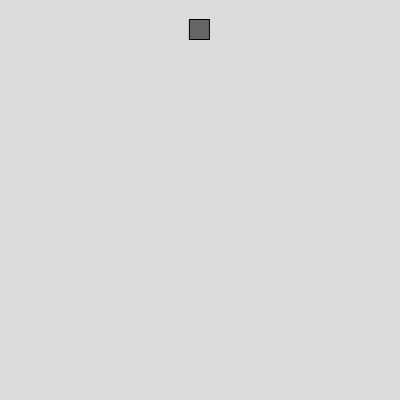
Frame 1 (no input)
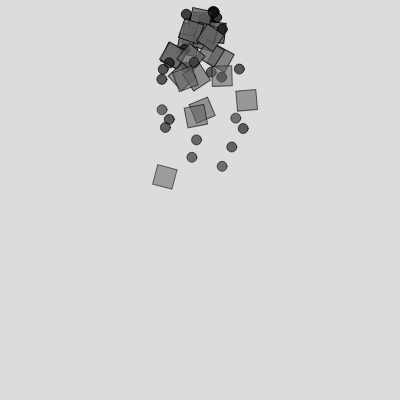
Frame 60 (no input)
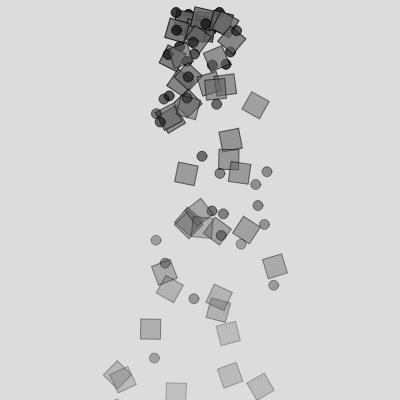
Frame 120 (the mouse pressed at the canvas centre since frame 60)

The p5.js sketch that drew these frames (run headless with seeded random() and noise() and a simulated clock; from frame 60 on, the mouse is pressed at the canvas centre):

// p5.js sketch
// ── sketch.js

let emitter;

function setup() {
  createCanvas(400, 400);
  emitter = new Emitter (width/2, 30);
}

function draw() {
  background(220);
  
  let gravity = createVector(0, 0.1);
  emitter.applyForce(gravity);
  
  emitter.addParticles(emitter.position.x,   emitter.position.y);
  
  emitter.run()
}

class Emitter{
  constructor(x, y){
    this.emitters = [];
    this.position = createVector(x, y);
  }
  
  addParticles(x, y){
    let emitter;
    let r = random(0, 1);
    if (r<0.5){
      emitter = new Particle(this.position.x, this.position.y);     
    }else{
      emitter = new Confetti(this.position.x, this.position.y);
    }
    this.emitters.push(emitter);
    
  }
  
  run(){
    for (let i = this.emitters.length-1; i>=0; i--){
      let emitter = this.emitters[i];
      emitter.run();
      if (emitter.isDead()){
        this.emitters.splice(i, 1);
      }
    }
  }
  
  applyForce(force){
    for(let emitter of this.emitters){
      emitter.applyForce(force);
    }
  }
  
}

class Particle{
  constructor(x, y){
    this.position = createVector(x, y);
    this.velocity = createVector(random(-1, 1), random(-2, 0));
    this.acceleration = createVector();
    this.lifespan = 255;
    this.mass = 2;
  }
  
  run(){
    // let gravity = createVector(0, 0.1);
    this.update();
    // this.applyForce(gravity);
    this.show();
  }
  
  update(){
    this.velocity.add(this.acceleration);
    this.position.add(this.velocity);
    this.acceleration.mult(0);
    this.lifespan -= 2.0;
    
  }
  
  applyForce(force){
    let f = force.copy();
    // f = m * a
    this.acceleration = f.div(this.mass);
    this.acceleration.add(f);
  }
  
  isDead(){
    if(this.lifespan >0){
      return false;
    }else{
      return true;
    }
  }
  
  show(){
    fill(20, this.lifespan);
    stroke(0, this.lifespan);
    circle(this.position.x, this.position.y, 10);
  }
}


class Confetti extends Particle{
  constructor(x, y){
    super(x, y);
    this.angularVelocity = 0;
    this.angularAcceleration = 0.001;
    this.angle = 0;
  }
  
  update(){
    super.update();
    this.angularVelocity+=this.angularAcceleration;
    this.angle += this.angularVelocity;
  }
  
  show(){
    fill(100, this.lifespan);
    stroke(0, this.lifespan);
    
    // let angle = map(this.position.x, 0, width, 0, TWO_PI * 2);
    
    push()
    translate(this.position.x, this.position.y);
    rotate(this.angle);
    rectMode(CENTER);
    square(0, 0, 20);
    pop();
  }
}
